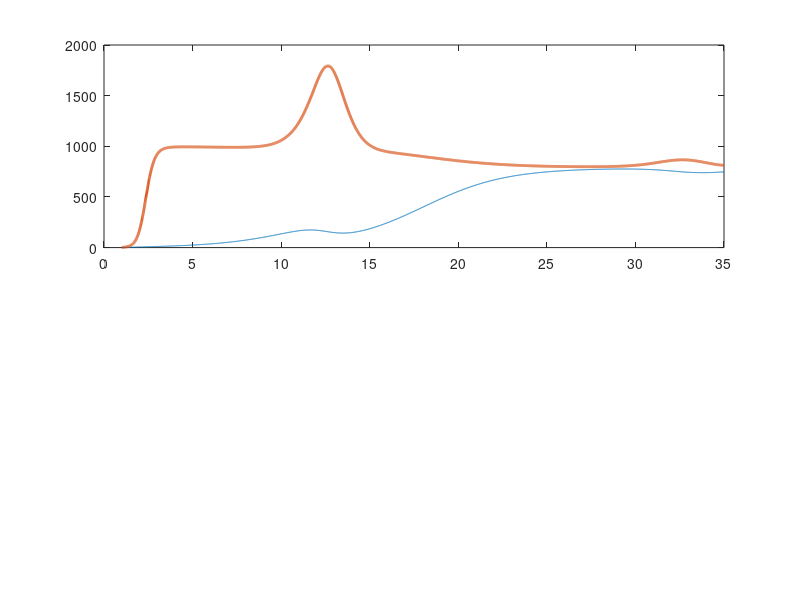

MATLAB code for this plot: (Note: this script raises an error after producing the figure.)
%% ODE of MCM 2021 Problem A
%% Start

%% Fungus 1 and 2

%% Humidity data
huLhasa = 37;
huBilma = 27;
huLondon = 92.3;
huSingapore = 78.1;

%% Natural growth rate
r1 = 1;
r2 = 2;

%% Initial quantity of fungi
N10 = 2;
N20 = 2;
N0 = [N10; N20];

%% Impact of interact between two species
sigma12 = 0.4;
sigma21 = 0.6;

%% Interval of time
tspan = 1:0.01:35;

%% The derivative of function is not continuous at t=0
tspan2 = tspan(2:length(tspan));

%% Relative humidty

%%%%% Modify the hu to change humidity
hu = huLhasa/50;
v = @(t) hu*cos(0.1*pi*t);

%% The influence of moisture
%  Described like 1+B*cos(t) here

Wv1 = @(t) 1 + 0.10 * v(t);
Wv2 = @(t) 1 + 2 * v(t);

%% Max quantity that environment can sustain
N1max = @(t) 1500;
N2max = @(t) 1000;

%% Differential equations set
f = @(t, y)[
        r1 * y(1) * (1 - y(1) / N1max(t) - sigma21 * y(2) / N2max(t))*Wv1(t)
        r2 * y(2) * (1 - y(2) / N2max(t) - sigma12 * y(1) / N1max(t))*Wv2(t)
        ];

%% Slove the above ODE set
[t, y] = ode45(f, tspan, N0);

%% Show the conclusion with images

% Figure one upper
subplot(2, 1, 1)
P = plot(t, y(:, 1), t, y(:, 2),'LineWidth',2);
P(1).Color = '#A2142F';
P(2).Color = '#EDB120';
title('Number of individuals in the population');
xlabel('days'); ylabel('population'); legend(' 1 ', ' 2 ')

% Figure one lower
subplot(2, 1, 2)
hold on
% Growth rate
growthRate1 = diff(y(:, 1));
growthRate2 = diff(y(:, 2));
P = plot(tspan2, growthRate1,tspan2, growthRate2, 'LineWidth',2);
P(1).Color = '#A2142F';
P(2).Color = '#EDB120';
title('Population growth rate')
xlabel('days'); ylabel('growth rate'); legend(' 1 ', ' 2 ')

% Figure two
figure(2)
% Decay consitent of fungus A
decCon1 = 0.8;
% Decay consitent of fungus B
decCon2 = 0.4;
% Natural decaying consitent
nDecCon = 1;
% Speed of log-decaying
speedOfDecay = decCon1 * growthRate1 + decCon2 * growthRate2 + nDecCon;
plot(tspan2, speedOfDecay,'LineWidth',2);
axis([0 tspan2(length(tspan2)) 0 6])
title('Decaying speed')
xlabel('days'); ylabel('speed')

%% End
